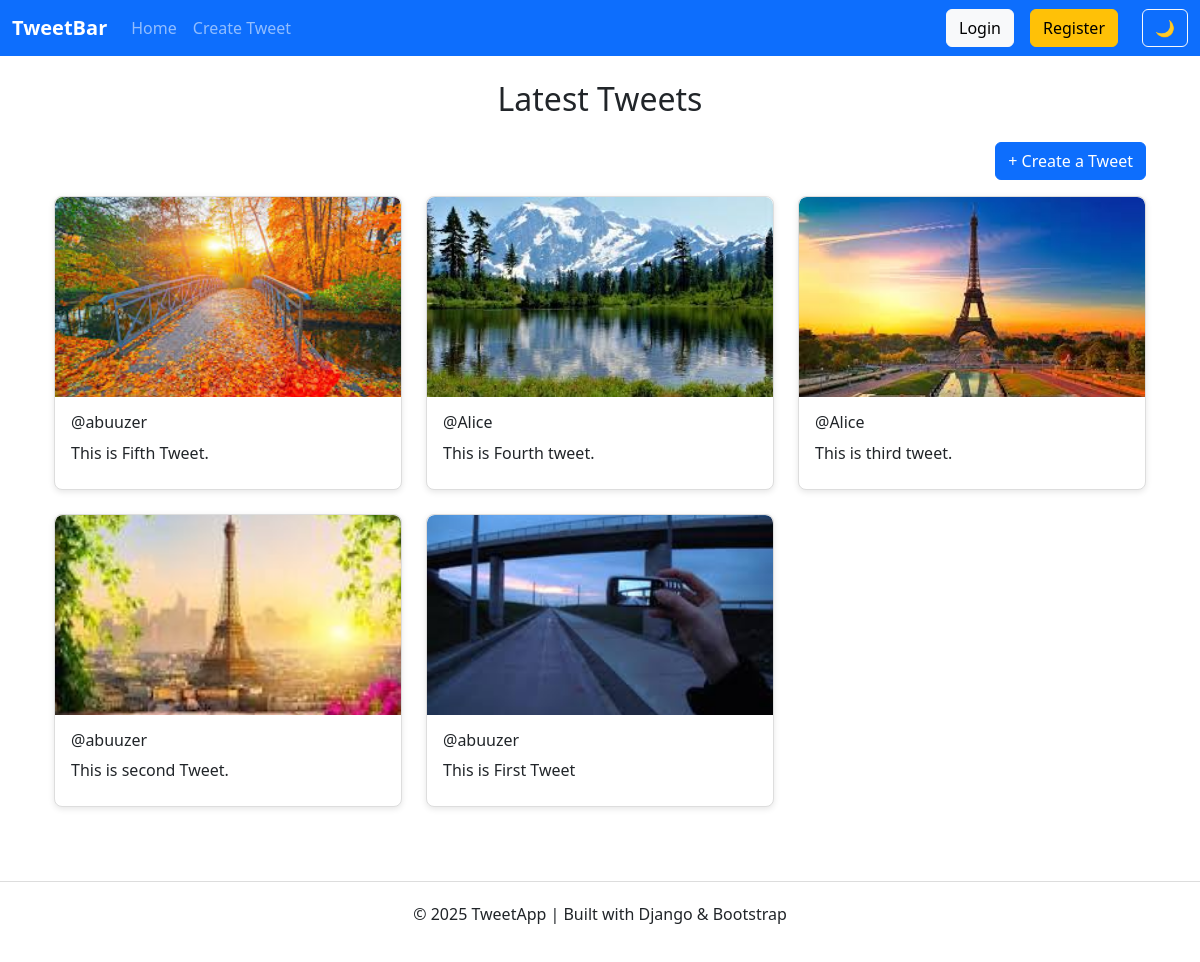
The page / on the database its author committed.
### tweet/models.py (models this page shows, shortened)
class Tweet(models.Model):
    user = models.ForeignKey(User,on_delete=models.CASCADE)
    text = models.TextField(max_length=250)
    photo = models.ImageField(upload_to='photos/',blank=True,null=True)
    created_at = models.DateTimeField(auto_now_add=True)
    updated_at = models.DateTimeField(auto_now=True)

### tweet/views.py (the view)
# urls.py: path('', views.tweet_list, name='tweet_list'),
def tweet_list(request):
    tweets = Tweet.objects.all().order_by('-created_at')
    return render(request, 'tweet_list.html',{'tweets':tweets})

### tweet/templates/tweet_list.html (shortened to what this page needs)
{% extends "layout.html" %}
{% block content %}
<div class="container mt-4">
    <h2 class="text-center mb-4">Latest Tweets</h2>
    <div class="d-flex justify-content-end mb-3">
        <a href="{% url 'tweet_create' %}" class="btn btn-primary">+ Create a Tweet</a>
    </div>
    <div class="row">
        {% for tweet in tweets %}
        <div class="col-md-4 mb-4">
            <div class="tweet-card">
                {% if tweet.photo %}
                    <img src="{{ tweet.photo.url }}" alt="Tweet photo">
                {% endif %}
                <div class="tweet-card-body">
                    <h6>@{{ tweet.user.username }}</h6>
                    <p>{{ tweet.text }}</p>
                </div>
            </div>
        </div>
        {% empty %}
        <p class="text-center">No tweets yet.</p>
        {% endfor %}
    </div>
</div>
{% endblock %}

### tweet/templates/layout.html (shortened to what this page needs)
{% load static %}
<!DOCTYPE html>
<html lang="en" data-bs-theme="light">
<head>
    <link href="https://cdn.jsdelivr.net/npm/bootstrap@5.3.2/dist/css/bootstrap.min.css" rel="stylesheet">
</head>
<body>
<nav class="navbar navbar-expand-lg navbar-dark bg-primary">
  <div class="container-fluid">
    <a class="navbar-brand" href="{% url 'tweet_list' %}">TweetBar</a>
    <div class="collapse navbar-collapse" id="navbarNav">
      <ul class="navbar-nav me-auto">
        <li class="nav-item"><a class="nav-link" href="{% url 'tweet_list' %}">Home</a></li>
        <li class="nav-item"><a class="nav-link" href="{% url 'tweet_create' %}">Create Tweet</a></li>
      </ul>
      {% if user.is_authenticated %}
        <form method="post" action="{% url 'logout' %}" class="d-flex">
          {% csrf_token %}
          <button class="btn btn-danger mx-2">Logout</button>
        </form>
      {% else %}
        <a href="{% url 'login' %}" class="btn btn-light mx-2">Login</a>
        <a href="{% url 'register' %}" class="btn btn-warning mx-2">Register</a>
      {% endif %}
      <button id="themeToggle" class="btn btn-outline-light ms-3">🌙</button>
    </div>
  </div>
</nav>
<div class="container mt-4">
    {% block content %}{% endblock %}
</div>
<footer>
    <p>&copy; 2025 TweetApp | Built with Django & Bootstrap</p>
</footer>
</body>
</html>

### tweet/templates/layout.html (style rules this page uses)
body { transition: background-color 0.3s, color 0.3s; }
.navbar-brand { font-weight: bold; }
footer { margin-top: 50px; padding: 20px 0; text-align: center; border-top: 1px solid #ddd; }

### tweet/templates/tweet_list.html (style rules this page uses)
:root { --card-bg: #ffffff; --card-text: #212529; --card-border: #ddd; }
.tweet-card { display: flex; flex-direction: column; justify-content: space-between; border: 1px solid var(--card-border); border-radius: 8px; box-shadow: 0px 2px 6px rgba(0,0,0,0.1); overflow: hidden; background: var(--card-bg); height: 100%; color: var(--card-text); }
.tweet-card img { width: 100%; height: 200px; object-fit: cover; border-top-left-radius: 8px; border-top-right-radius: 8px; }
.tweet-card-body { padding: 1rem; flex: 1; color: var(--card-text); }
.tweet-card-body h6, .tweet-card-body p { margin: 0 0 0.5rem 0; color: var(--card-text); }

### rows shown on the page
Tweet: photo (picture), user.username "abuuzer", text "This is Fifth Tweet."
Tweet: photo (picture), user.username "Alice", text "This is Fourth tweet."
Tweet: photo (picture), user.username "Alice", text "This is third tweet."
Tweet: photo (picture), user.username "abuuzer", text "This is second Tweet."
Tweet: photo (picture), user.username "abuuzer", text "This is First Tweet"
